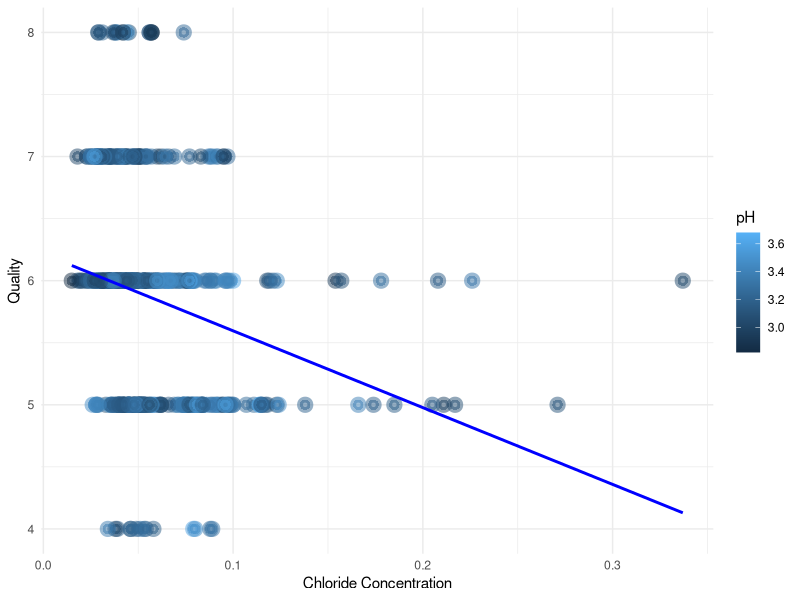
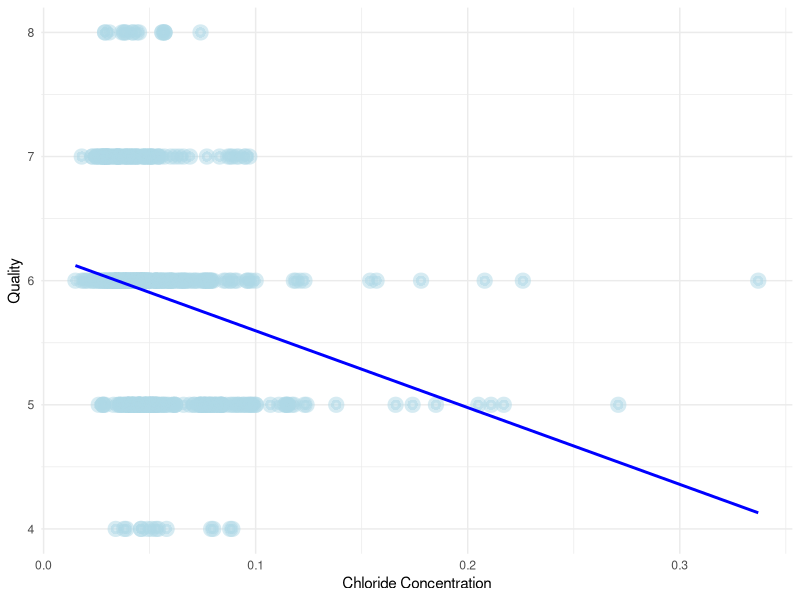
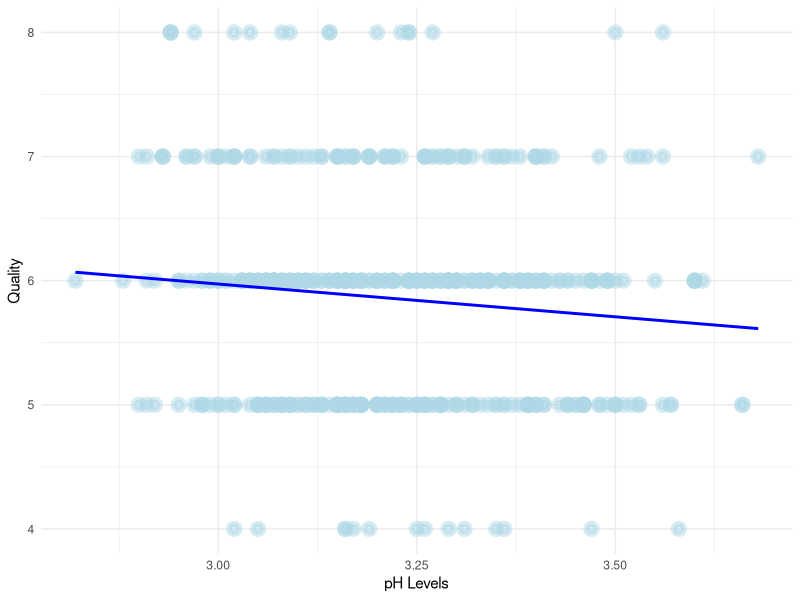
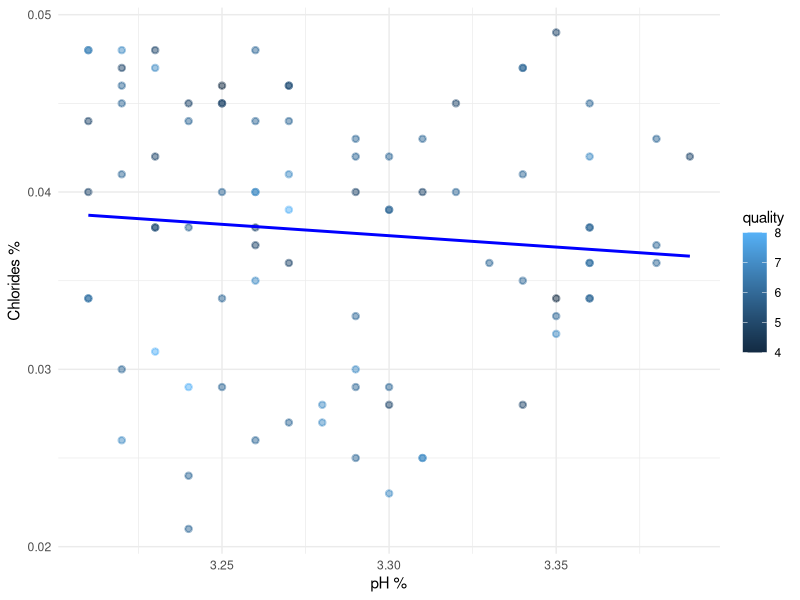
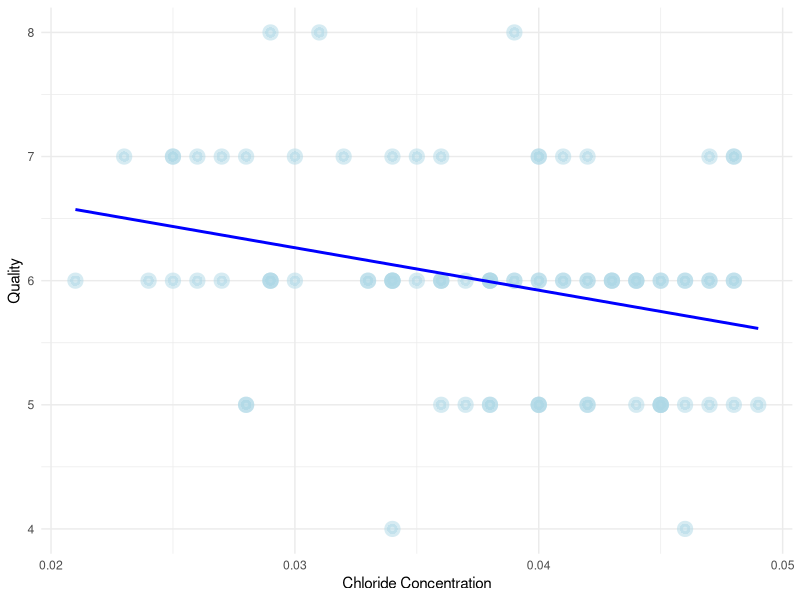
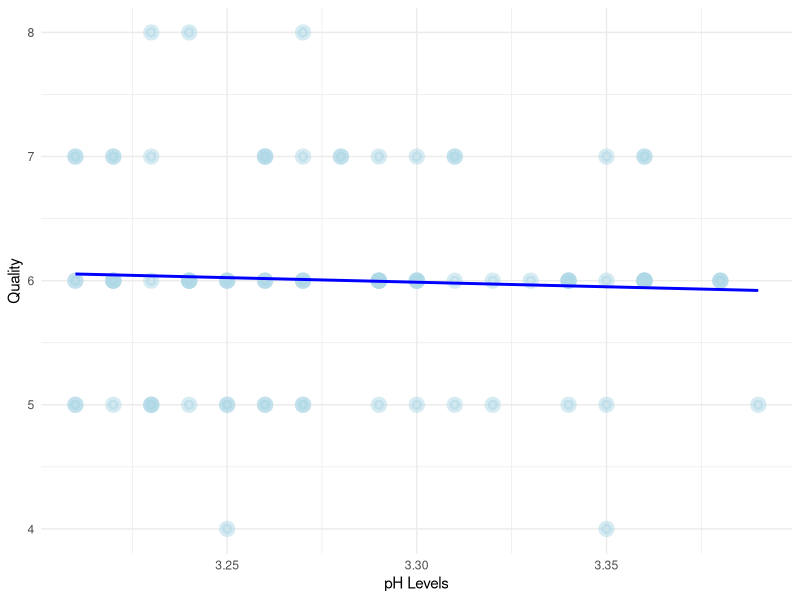

Reproduce these figures in R, in order.
# Vincent Cifone
##########################
###Creation of a Multi-linear model for Alcohol, pH and Sugar with respect to Quality
#@Requires
#"RedWine_Dataset.xlxs" must exist in the current working directory
#
##setwd("C:/Users/___/Documents/STAT383_Final")  <-- Unqiue per user
# Access to ggplot data visualization
##install.packages("ggplot2")         // If ggplot2 not installed
library(ggplot2)

#Access Dataset's
##install.packages("readxl")          // If readxl not installed
library(readxl)

##install.packages("flextable")       
library(flextable)

# Clean Console and Environment
rm(list = ls())
cat("\f")

# Local access to datasets
WineProperties_Red <- read_excel("RedWine_DataSet.xlsx")

##### Get Random Sample of 500 red wines
#Seed for random number generator using pseudo-random number generation which is sufficiently random for our purposes
set.seed(5678)

#Find indexes of the 500 random elements
randomIndexes <- sample(seq_len(nrow(WineProperties_Red)), 500, replace = FALSE)

#Get random data from random index (can choose which data to set after ",")
redWineRandom <- WineProperties_Red[randomIndexes, ]

###### Creation of specialized datasets 

#New column of Wines within pH range
redWineRandom$InpHRange <- as.factor(ifelse(redWineRandom$pH > 3.2 & redWineRandom$pH < 3.4, 1,0 ))
#New column of Wines within Chloride range
redWineRandom$InChlRange <- as.factor(ifelse(redWineRandom$chlorides > 0.02 & redWineRandom$chlorides < 0.05, 1,0 ))

# With Limited Chloride Range
hQ_clLimit_Wine <- redWineRandom[redWineRandom$InChlRange != 0,]
# Within ph Range
hQ_clLimit_pHLimit_Wine <- hQ_clLimit_Wine[hQ_clLimit_Wine$InpHRange != 0,]

###### Creation of linear models and graphs
##-- Quality w/ pH and chlorides within respective ranges
q_ph_chlor_mlm <- lm(quality ~ pH + chlorides, data = redWineRandom)


# Scatter Plot: Quality Vs. Chlorides with feature pH by color
ggplot(redWineRandom, aes(x=chlorides , y=quality, color=pH)) +
  geom_point( stroke=3, alpha = 0.5)+
  geom_smooth(method='lm', se=FALSE, color="blue") +
  theme_minimal() +
  labs( x="Chloride Concentration",y="Quality")

# Scatter Plot: Quality Vs. Chlorides
ggplot(redWineRandom, aes(x=chlorides , y=quality)) +
  geom_point( stroke=3, alpha = 0.5, color = "lightblue")+
  geom_smooth(method='lm', se=FALSE, color="blue") +
  theme_minimal() +
  labs( x="Chloride Concentration",y="Quality")

# Scatter Plot: Quality Vs. pH 
ggplot(redWineRandom, aes(x=pH , y=quality)) +
  geom_point(stroke=3, alpha = 0.5, color = "lightblue")+
  geom_smooth(method='lm', se=FALSE, color="blue") +
  theme_minimal() +
  labs( x="pH Levels",y="Quality")


###### Creation of linear models and graphs
##-- Quality (High) w/ pH and chlorides within respective ranges
q_pHL_chlorL_mlm <- lm(quality ~ pH + chlorides, data = hQ_clLimit_pHLimit_Wine)


# Scatter Plot: Alcohol Vs. Sugar in High Quality Wines
ggplot(hQ_clLimit_pHLimit_Wine, aes(x=pH , y=chlorides, color=quality)) +
  geom_point(fill="lightblue", stroke=1, alpha = 0.5)+
  geom_smooth(method='lm', se=FALSE, color="blue") +
  #facet_wrap(~quality) +
  theme_minimal() +
  labs( x="pH %",y="Chlorides %")

# Scatter Plot: Quality Vs. Chlorides
ggplot(hQ_clLimit_pHLimit_Wine, aes(x=chlorides , y=quality)) +
  geom_point( stroke=3, alpha = 0.5, color = "lightblue")+
  geom_smooth(method='lm', se=FALSE, color="blue") +
  theme_minimal() +
  labs( x="Chloride Concentration",y="Quality")

# Scatter Plot: Quality Vs. pH 
ggplot(hQ_clLimit_pHLimit_Wine, aes(x=pH , y=quality)) +
  geom_point(stroke=3, alpha = 0.5, color = "lightblue")+
  geom_smooth(method='lm', se=FALSE, color="blue") +
  theme_minimal() +
  labs( x="pH Levels",y="Quality")


# Summary of the linear models
print(summary(q_ph_chlor_mlm))
print(summary(q_pHL_chlorL_mlm))

# Tables for the linear models
no_limit_pH_Cl_table <- as_flextable(q_ph_chlor_mlm)
print(no_limit_pH_Cl_table)

limit_pH_Cl_table <- as_flextable(q_pHL_chlorL_mlm)
print(limit_pH_Cl_table)
